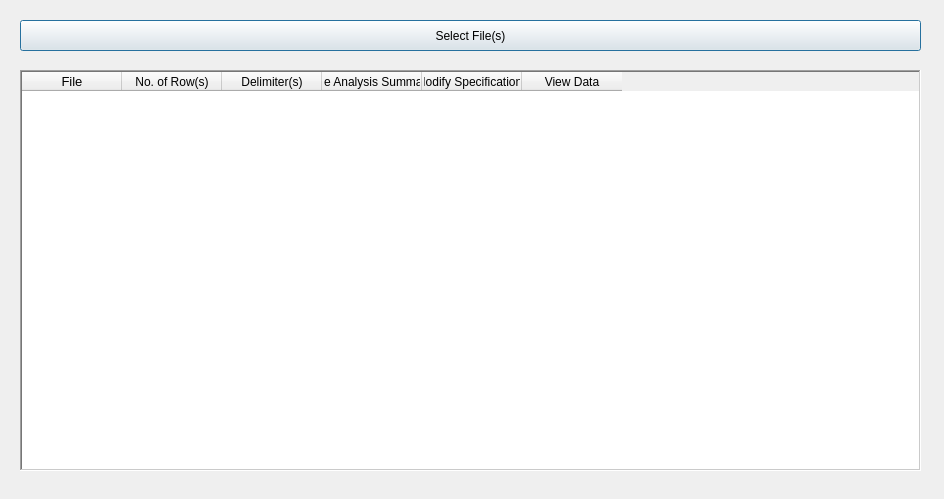
<?xml version="1.0" encoding="UTF-8"?>
<ui version="4.0">
 <class>fileProcessing</class>
 <widget class="QDialog" name="fileProcessing">
  <property name="windowModality">
   <enum>Qt::ApplicationModal</enum>
  </property>
  <property name="geometry">
   <rect>
    <x>0</x>
    <y>0</y>
    <width>944</width>
    <height>499</height>
   </rect>
  </property>
  <property name="windowTitle">
   <string>Data File(s) Processing</string>
  </property>
  <widget class="QPushButton" name="btnSelectFiles">
   <property name="geometry">
    <rect>
     <x>20</x>
     <y>20</y>
     <width>901</width>
     <height>31</height>
    </rect>
   </property>
   <property name="text">
    <string>Select File(s)</string>
   </property>
   <property name="flat">
    <bool>false</bool>
   </property>
  </widget>
  <widget class="QTableWidget" name="tableWidget">
   <property name="geometry">
    <rect>
     <x>20</x>
     <y>70</y>
     <width>901</width>
     <height>401</height>
    </rect>
   </property>
   <property name="minimumSize">
    <size>
     <width>661</width>
     <height>0</height>
    </size>
   </property>
   <property name="frameShape">
    <enum>QFrame::WinPanel</enum>
   </property>
   <property name="frameShadow">
    <enum>QFrame::Sunken</enum>
   </property>
   <property name="midLineWidth">
    <number>0</number>
   </property>
   <property name="sizeAdjustPolicy">
    <enum>QAbstractScrollArea::AdjustToContents</enum>
   </property>
   <property name="selectionMode">
    <enum>QAbstractItemView::SingleSelection</enum>
   </property>
   <property name="selectionBehavior">
    <enum>QAbstractItemView::SelectRows</enum>
   </property>
   <property name="sortingEnabled">
    <bool>true</bool>
   </property>
   <attribute name="horizontalHeaderMinimumSectionSize">
    <number>50</number>
   </attribute>
   <column>
    <property name="text">
     <string>File</string>
    </property>
    <property name="font">
     <font>
      <pointsize>10</pointsize>
     </font>
    </property>
   </column>
   <column>
    <property name="text">
     <string>No. of Row(s)</string>
    </property>
   </column>
   <column>
    <property name="text">
     <string>Delimiter(s)</string>
    </property>
   </column>
   <column>
    <property name="text">
     <string>File Analysis Summary</string>
    </property>
   </column>
   <column>
    <property name="text">
     <string>Modify Specifications</string>
    </property>
   </column>
   <column>
    <property name="text">
     <string>View Data</string>
    </property>
   </column>
  </widget>
 </widget>
 <resources/>
 <connections/>
</ui>
